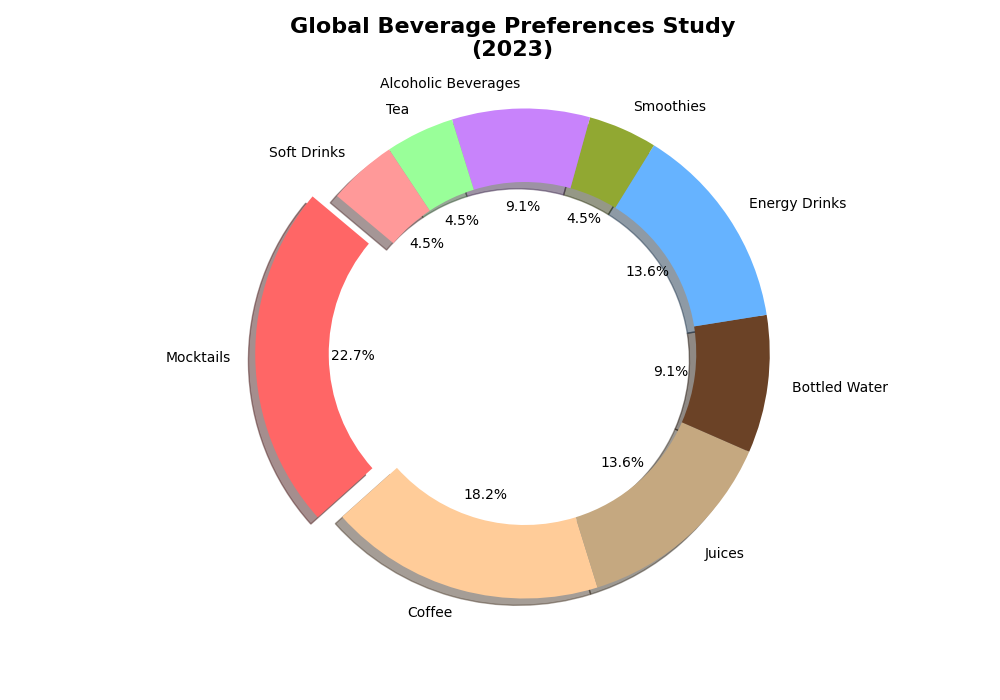

Recreate this plot in Python.
import matplotlib.pyplot as plt

beverage_categories = ['Mocktails', 'Coffee', 'Juices', 'Bottled Water', 'Energy Drinks', 'Smoothies', 'Alcoholic Beverages', 'Tea', 'Soft Drinks']
market_shares = [25, 20, 15, 10, 15, 5, 10, 5, 5]

# Manually shuffled colors
colors = ['#FF6666', '#FFCC99', '#C5A880', '#6B4226', '#66B3FF', '#91a832', '#c883fb', '#99FF99', '#FF9999']
explode = (0.1, 0, 0, 0, 0, 0, 0, 0, 0)

plt.figure(figsize=(10, 7))
plt.pie(market_shares, labels=beverage_categories, autopct='%1.1f%%', startangle=140,
        colors=colors, explode=explode, shadow=True, wedgeprops=dict(width=0.3))

plt.title('Global Beverage Preferences Study\n(2023)', fontsize=16, fontweight='bold', pad=20)
plt.axis('equal')

plt.show()
